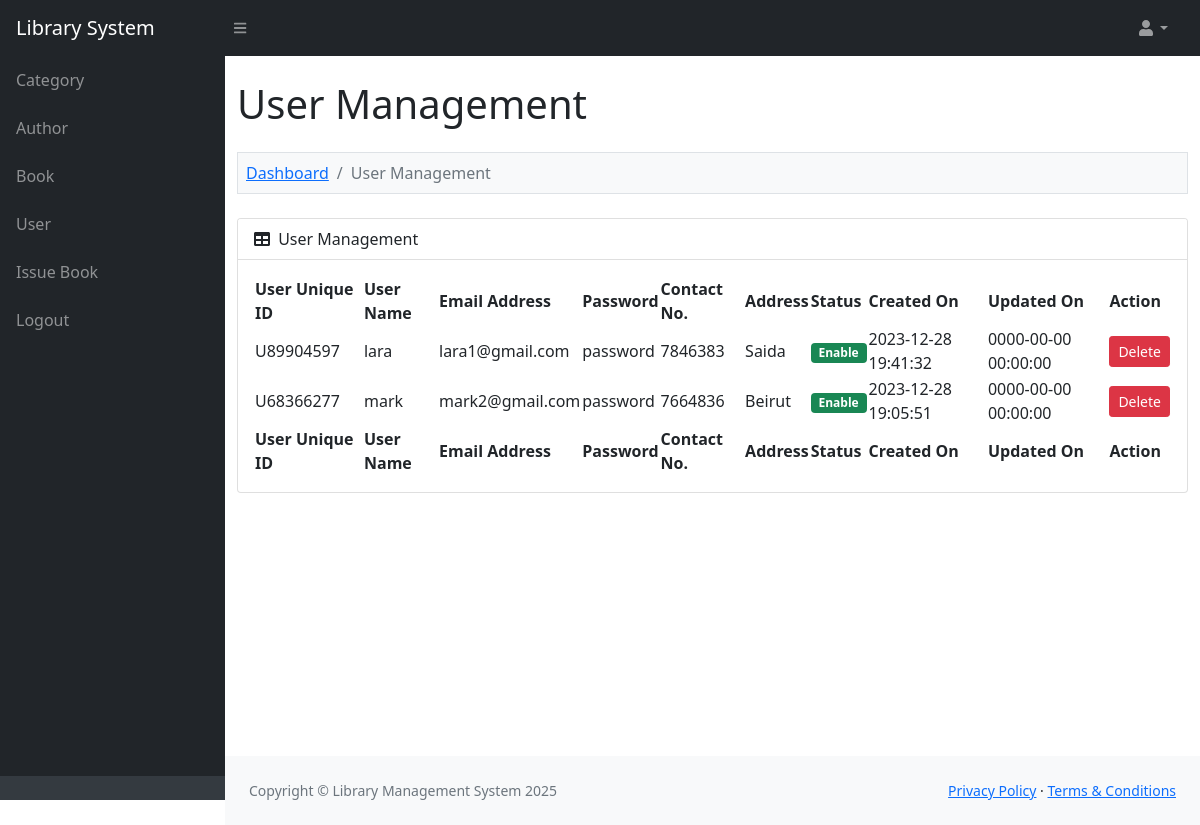
The page /library_management_system/admin/user.php (signed in) on the database its author committed.
### tables this page shows
CREATE TABLE `lms_user` (
 `user_id` int(11) NOT NULL AUTO_INCREMENT,
 `user_name` varchar(200) NOT NULL,
 `user_address` text NOT NULL,
 `user_contact_no` varchar(30) NOT NULL,
 `user_email_address` varchar(200) NOT NULL,
 `user_password` varchar(30) NOT NULL,
 `user_unique_id` varchar(30) NOT NULL,
 `user_status` enum('Enable','Disable') NOT NULL,
 `user_created_on` datetime NOT NULL,
 `user_updated_on` datetime NOT NULL,
 PRIMARY KEY (`user_id`)
);

### library_management_system/admin/user.php (the view, shortened to what this page needs)
<?php
include '../database_connection.php';
$query = "
	SELECT * FROM lms_user
    ORDER BY user_id DESC
";
$statement = $connect->prepare($query);
$statement->execute();
include '../header.php';
?>
<div class="container-fluid py-4" style="min-height: 700px;">
	<h1>User Management</h1>
	<ol class="breadcrumb mt-4 mb-4 bg-light p-2 border">
		<li class="breadcrumb-item"><a href="index.php">Dashboard</a></li>
        <li class="breadcrumb-item active">User Management</li>
    </ol>
    <div class="card mb-4">
    	<div class="card-header">
    		<div class="row">
    			<div class="col col-md-6">
    				<i class="fas fa-table me-1"></i> User Management
    			</div>
    			<div class="col col-md-6" align="right">
    			</div>
    		</div>
    	</div>
    	<div class="card-body">
    		<table id="datatablesSimple">
    			<thead>
    				<tr>
                        <th>User Unique ID</th>
                        <th>User Name</th>
                        <th>Email Address</th>
                        <th>Password</th>
                        <th>Contact No.</th>
                        <th>Address</th>
                        <th>Status</th>
                        <th>Created On</th>
                        <th>Updated On</th>
                        <th>Action</th>
    				</tr>
    			</thead>
    			<tfoot>
    				<tr>
                        <th>User Unique ID</th>
                        <th>User Name</th>
                        <th>Email Address</th>
                        <th>Password</th>
                        <th>Contact No.</th>
                        <th>Address</th>
                        <th>Status</th>
                        <th>Created On</th>
                        <th>Updated On</th>
                        <th>Action</th>
    				</tr>
    			</tfoot>
    			<tbody>
    			<?php
    			if($statement->rowCount() > 0)
    			{
    				foreach($statement->fetchAll() as $row)
    				{
    					$user_status = '';
    					if($row['user_status'] == 'Enable')
    					{
    						$user_status = '<div class="badge bg-success">Enable</div>';
    					}
    					else
    					{
    						$user_status = '<div class="badge bg-danger">Disable</div>';
    					}
    					echo '
    					<tr>
    						<td>'.$row["user_unique_id"].'</td>
    						<td>'.$row["user_name"].'</td>
    						<td>'.$row["user_email_address"].'</td>
    						<td>'.$row["user_password"].'</td>
    						<td>'.$row["user_contact_no"].'</td>
    						<td>'.$row["user_address"].'</td>
    						<td>'.$user_status.'</td>
    						<td>'.$row["user_created_on"].'</td>
    						<td>'.$row["user_updated_on"].'</td>
    						<td><button type="button" name="delete_button" class="btn btn-danger btn-sm" onclick="delete_data(`'.$row["user_id"].'`, `'.$row["user_status"].'`)">Delete</td>
    					</tr>
    					';
    				}
    			}
    			else
    			{
    				echo '
    				<tr>
    					<td colspan="12" class="text-center">No Data Found</td>
    				</tr>
    				';
    			}
    			?>
    			</tbody>
    		</table>
    	</div>
    </div>
</div>
<?php
include '../footer.php';
?>

### rows shown on the page
lms_user: user_unique "U89904597", user_name "lara", user_email_address "lara1@gmail.com", user_password "password", user_contact_no "7846383", user_address "Saida", user_status "Enable", user_created_on "2023-12-28 19:41:32", user_updated_on "0000-00-00 00:00:00"
lms_user: user_unique "U68366277", user_name "mark", user_email_address "mark2@gmail.com", user_password "password", user_contact_no "7664836", user_address "Beirut", user_status "Enable", user_created_on "2023-12-28 19:05:51", user_updated_on "0000-00-00 00:00:00"
